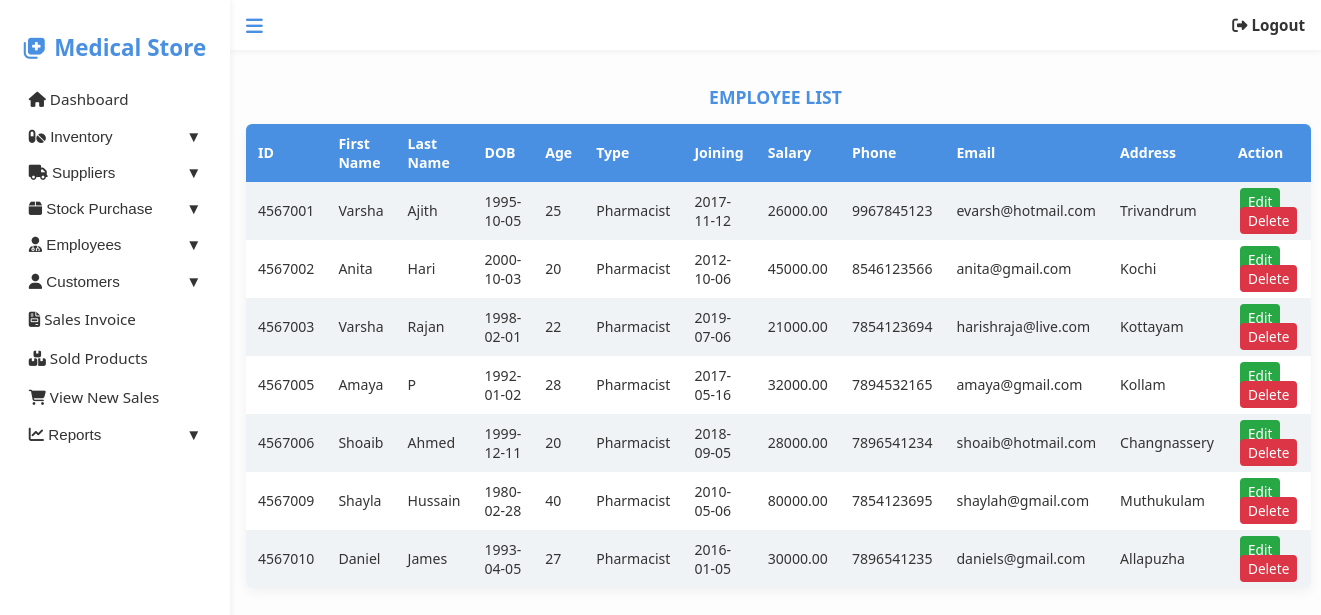
The page /PHARMACY/employee-view.php on the database its author committed.
### tables this page shows
CREATE TABLE IF NOT EXISTS `employee` (
  `E_ID` decimal(7,0) NOT NULL,
  `E_FNAME` varchar(30) NOT NULL,
  `E_LNAME` varchar(30) DEFAULT NULL,
  `BDATE` date NOT NULL,
  `E_AGE` int NOT NULL,
  `E_GENDER` varchar(6) NOT NULL,
  `E_TYPE` varchar(20) NOT NULL,
  `E_JDATE` date NOT NULL,
  `E_SAL` decimal(8,2) NOT NULL,
  `E_PHNO` decimal(10,0) NOT NULL,
  `E_MAIL` varchar(40) DEFAULT NULL,
  `E_ADD` varchar(40) DEFAULT NULL,
  PRIMARY KEY (`E_ID`)
);

### PHARMACY/employee-view.php (the view, shortened to what this page needs)
<!DOCTYPE html>
<html lang="en">
<head>
  <link rel="stylesheet" href="https://cdnjs.cloudflare.com/ajax/libs/font-awesome/6.4.0/css/all.min.css"/>
</head>
<body>
<div class="sidenav" id="sidebar">
  <h2><i class="fas fa-notes-medical"></i>Medical Store</h2>
  <a href="adminmainpage.php"><i class="fas fa-home"></i> Dashboard</a>
  <button class="dropdown-btn"><i class="fas fa-pills"></i> Inventory</button>
  <button class="dropdown-btn"><i class="fas fa-truck"></i> Suppliers</button>
  <button class="dropdown-btn"><i class="fas fa-box"></i> Stock Purchase</button>
  <button class="dropdown-btn"><i class="fas fa-user-md"></i> Employees</button>
  <button class="dropdown-btn"><i class="fas fa-user"></i> Customers</button>
  <a href="sales-view.php"><i class="fas fa-file-invoice"></i> Sales Invoice</a>
  <a href="salesitems-view.php"><i class="fas fa-boxes"></i> Sold Products</a>
  <a href="admin-orders-view.php"><i class="fas fa-shopping-cart"></i> View New Sales</a>
  <button class="dropdown-btn"><i class="fas fa-chart-line"></i> Reports</button>
</div>
<div class="topnav" id="topnav">
  <span class="toggle-btn" onclick="toggleSidebar()"><i class="fas fa-bars"></i></span>
  <a href="logout.php"><i class="fas fa-sign-out-alt"></i> Logout</a>
</div>
<div class="main-content" id="main">
  <h2>EMPLOYEE LIST</h2>
  <?php
  include "config.php";
  $sql = "SELECT e_id, e_fname, e_lname, bdate, e_age, e_type, e_jdate, e_sal, e_phno, e_mail, e_add FROM employee WHERE e_id <> 1";
  $result = $conn->query($sql);
  if ($result->num_rows > 0) {
    echo "<table>";
    echo "<tr>
      <th>ID</th>
      <th>First Name</th>
      <th>Last Name</th>
      <th>DOB</th>
      <th>Age</th>
      <th>Type</th>
      <th>Joining</th>
      <th>Salary</th>
      <th>Phone</th>
      <th>Email</th>
      <th>Address</th>
      <th>Action</th>
    </tr>";
    while($row = $result->fetch_assoc()) {
      echo "<tr>
        <td>{$row['e_id']}</td>
        <td>{$row['e_fname']}</td>
        <td>{$row['e_lname']}</td>
        <td>{$row['bdate']}</td>
        <td>{$row['e_age']}</td>
        <td>{$row['e_type']}</td>
        <td>{$row['e_jdate']}</td>
        <td>{$row['e_sal']}</td>
        <td>{$row['e_phno']}</td>
        <td>{$row['e_mail']}</td>
        <td>{$row['e_add']}</td>
        <td>
          <a class='button1 edit-btn' href='employee-update.php?id={$row['e_id']}'>Edit</a>
          <a class='button1 del-btn' href='employee-delete.php?id={$row['e_id']}' onclick=\"return confirm('Are you sure to delete?');\">Delete</a>
        </td>
      </tr>";
    }
    echo "</table>";
  } else {
    echo "<p>No employees found.</p>";
  }
  ?>
</div>
</body>
</html>

### PHARMACY/employee-view.php (style rules this page uses)
:root { --primary: #4a90e2; --secondary: #6c757d; --bg: #fdfdfd; --white: #ffffff; --hover: #f1f5f9; --shadow: rgba(0, 0, 0, 0.05); --border: #dee2e6; }
body { margin: 0; font-family: 'Segoe UI', Tahoma, Geneva, Verdana, sans-serif; background: var(--bg); color: #333; font-size: 14px; }
.sidenav { height: 100vh; width: 230px; position: fixed; top: 0; left: 0; background: var(--white); box-shadow: 2px 0 6px var(--shadow); padding-top: 16px; overflow-y: auto; transition: all 0.3s ease; z-index: 1000; }
.sidenav h2 { text-align: center; margin: 1rem 0; color: var(--primary); font-size: 1.4rem; padding: 0 1rem; word-wrap: break-word; z-index: 1002; position: relative; }
.sidenav h2 i { margin-right: 8px; }
.sidenav a, .sidenav button { display: block; padding: 0.6rem 1.8rem; font-size: 0.95rem; color: #333; background: none; border: none; text-align: left; width: 100%; cursor: pointer; text-decoration: none; }
.dropdown-btn:after { content: " ▼"; float: right; }
.topnav { height: 50px; background: var(--white); display: flex; justify-content: space-between; align-items: center; padding: 0 1rem; box-shadow: 0 2px 6px var(--shadow); position: fixed; top: 0; left: 230px; right: 0; z-index: 999; transition: left 0.3s ease; }
.topnav .toggle-btn { font-size: 1.2rem; cursor: pointer; color: var(--primary); }
.topnav a { color: #333; text-decoration: none; font-weight: bold; font-size: 0.95rem; }
.main-content { margin-left: 230px; padding: 70px 1rem 2rem 1rem; transition: margin-left 0.3s ease; }
.main-content h2 { color: var(--primary); text-align: center; margin-bottom: 15px; font-size: 1.1rem; }
table { border-collapse: collapse; width: 100%; background: var(--white); box-shadow: 0 4px 12px var(--shadow); border-radius: 6px; overflow: hidden; font-size: 0.88rem; }
th, td { padding: 10px 12px; text-align: left; }
th { background: var(--primary); color: var(--white); }
tr:nth-child(even) { background: #f0f3f5; }
.button1 { padding: 4px 8px; border: none; border-radius: 4px; margin: 2px; text-decoration: none; color: white; font-size: 0.85rem; }
.edit-btn { background-color: #28a745; }
.del-btn { background-color: #dc3545; }

### rows shown on the page
employee: E_ID "4567001", E_FNAME "Varsha", E_LNAME "Ajith", BDATE "1995-10-05", E_AGE "25", E_TYPE "Pharmacist", E_JDATE "2017-11-12", E_SAL "26000.00", E_PHNO "9967845123", E_MAIL "evarsh@hotmail.com", E_ADD "Trivandrum"
employee: E_ID "4567002", E_FNAME "Anita", E_LNAME "Hari", BDATE "2000-10-03", E_AGE "20", E_TYPE "Pharmacist", E_JDATE "2012-10-06", E_SAL "45000.00", E_PHNO "8546123566", E_MAIL "anita@gmail.com", E_ADD "Kochi"
employee: E_ID "4567003", E_FNAME "Varsha", E_LNAME "Rajan", BDATE "1998-02-01", E_AGE "22", E_TYPE "Pharmacist", E_JDATE "2019-07-06", E_SAL "21000.00", E_PHNO "7854123694", E_MAIL "harishraja@live.com", E_ADD "Kottayam"
employee: E_ID "4567005", E_FNAME "Amaya", E_LNAME "P", BDATE "1992-01-02", E_AGE "28", E_TYPE "Pharmacist", E_JDATE "2017-05-16", E_SAL "32000.00", E_PHNO "7894532165", E_MAIL "amaya@gmail.com", E_ADD "Kollam"
employee: E_ID "4567006", E_FNAME "Shoaib", E_LNAME "Ahmed", BDATE "1999-12-11", E_AGE "20", E_TYPE "Pharmacist", E_JDATE "2018-09-05", E_SAL "28000.00", E_PHNO "7896541234", E_MAIL "shoaib@hotmail.com", E_ADD "Changnassery"
employee: E_ID "4567009", E_FNAME "Shayla", E_LNAME "Hussain", BDATE "1980-02-28", E_AGE "40", E_TYPE "Pharmacist", E_JDATE "2010-05-06", E_SAL "80000.00", E_PHNO "7854123695", E_MAIL "shaylah@gmail.com", E_ADD "Muthukulam"
employee: E_ID "4567010", E_FNAME "Daniel", E_LNAME "James", BDATE "1993-04-05", E_AGE "27", E_TYPE "Pharmacist", E_JDATE "2016-01-05", E_SAL "30000.00", E_PHNO "7896541235", E_MAIL "daniels@gmail.com", E_ADD "Allapuzha"
